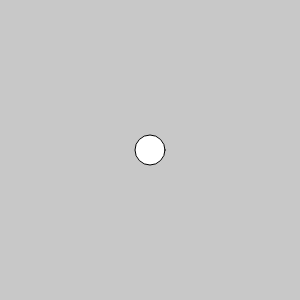
Frame 1 (no input)
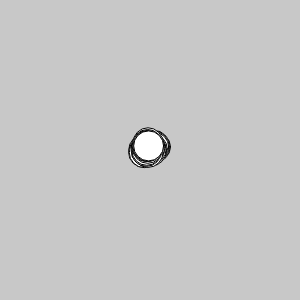
Frame 60 (no input)
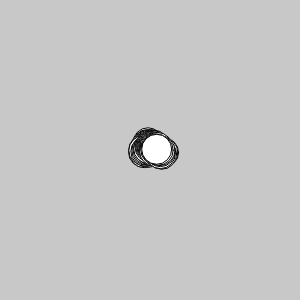
Frame 120 (the mouse pressed at the canvas centre since frame 60)

The p5.js sketch that drew these frames (run headless with seeded random() and noise() and a simulated clock; from frame 60 on, the mouse is pressed at the canvas centre):

// p5.js sketch
// ── sketch.js
let posizioneX, posizioneY

function setup() {
	createCanvas(300, 300)
	background(200)
	posizioneX = width / 2
	posizioneY = height / 2
}

function draw() {

	ellipse(posizioneX, posizioneY, 30, 30)

	posizioneX = posizioneX + random(-2, 2)
	posizioneY = posizioneY + random(-2, 2)

	if (posizioneX < 0) {
		posizioneX = width + posizioneX
	} else if (posizioneX >= width) {
		posizioneX = width - posizioneX
	}

	if (posizioneY < 0) {
		posizioneY = height + posizioneY
	} else if (posizioneY >= height) {
		posizioneY = height - posizioneY
	}
}
